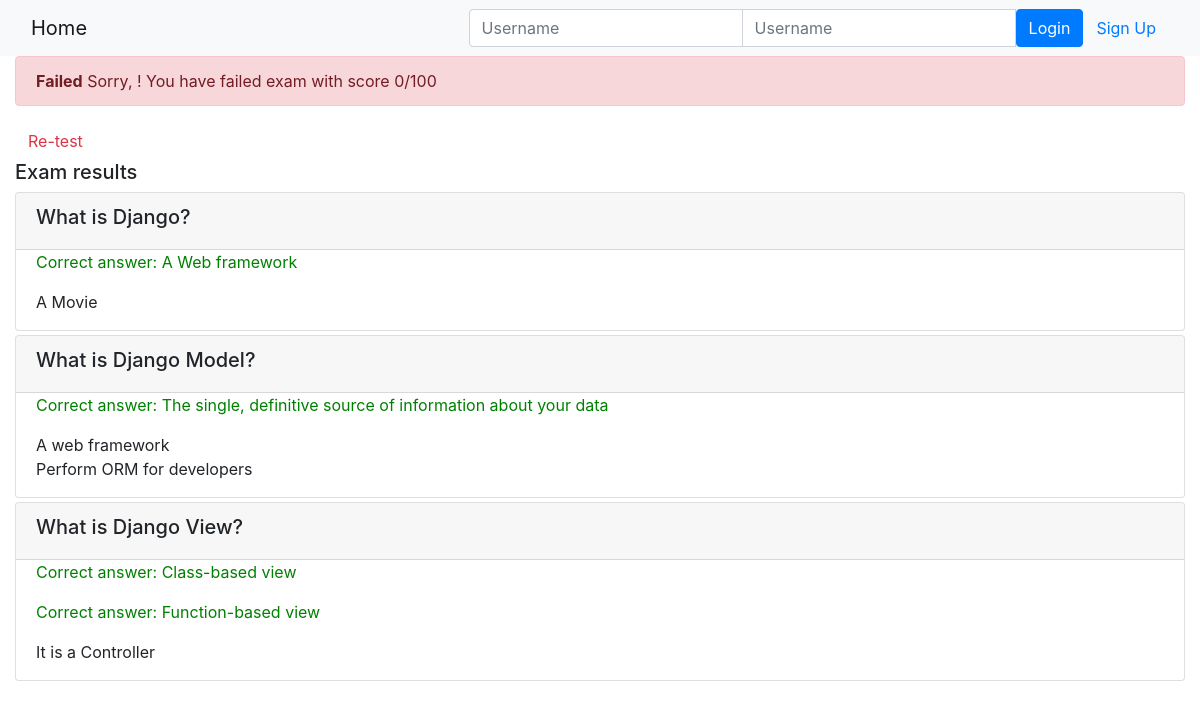
Page /onlinecourse/course/1/submission/1/result/ on the committed database.
### onlinecourse/models.py (models this page shows)
class Question(models.Model):
    course = models.ForeignKey(Course, on_delete=models.CASCADE) #
    lesson = models.OneToOneField(Lesson, on_delete=models.CASCADE)#
    question_text = models.CharField(max_length=1000)#
    grade = models.IntegerField()#
    def is_get_score(self, selected_ids):
        all_answers = self.choice_set.filter(is_correct=True).count()
        selected_correct = self.choice_set.filter(is_correct=True, id__in=selected_ids).count()
        my_choice=self.choice_set.filter(id__in=selected_ids)
        if all_answers == selected_correct:
            return True
        else:
            return False

class Choice(models.Model):
    question = models.ForeignKey(Question, on_delete=models.CASCADE)
    choice_text = models.CharField(max_length=1000)#
    is_correct = models.IntegerField()#

### onlinecourse/views.py (the view)
# urls.py: path('course/<int:course_id>/submission/<int:submission_id>/result/', views.show_exam_result, name="show_exam_result"),# added on 9 Aug 2022
def show_exam_result(request, course_id, submission_id):
    user = request.user
    course = get_object_or_404(Course, pk=course_id)
    submission = get_object_or_404(Submission, pk=submission_id)
    answer=submission.choices.all()  ## This line returns "<QuerySet [<Choice: Choice object (1)>, <Choice: Choice object (2)>]>"
    full_score,score=0,0
    for q in course.question_set.all():
        print("outside Model Ans",q.choice_set.filter(is_correct=True))
        print("outside Your Choice",q.choice_set.filter(id__in=answer))
        print("grade",q.grade)
        if q.is_get_score(answer):
            score+=q.grade
        full_score+=q.grade
        print(score,"/",full_score)
    grade=score/full_score*100
    context = {}
    context['total_score']=int(grade)
    context['course']=course
    context['submission']=submission
    return render(request, 'onlinecourse/exam_result_bootstrap.html', context)

### onlinecourse/templates/onlinecourse/exam_result_bootstrap.html (shortened to what this page needs)
<!DOCTYPE html>
<html lang="en">
<head>
    {% load static %}
    <link rel="stylesheet" href="https://maxcdn.bootstrapcdn.com/bootstrap/4.5.2/css/bootstrap.min.css">
</head>
<body>
 <nav class="navbar navbar-light bg-light">
    <div class="container-fluid">
        <div class="navbar-header">
              <a class="navbar-brand" href="{% url 'onlinecourse:index' %}">Home</a>
        </div>
        <ul class="nav navbar-nav navbar-right">
            {% if user.is_authenticated %}
            <li>
                <a class="btn btn-link" href="#">{{ user.first_name }}({{ user.username }})</a>
                <a class="btn btn-link" href="{% url 'onlinecourse:logout' %}">Logout</a>
            </li>
            {% else %}
            <li>
                <form class="form-inline" action="{% url 'onlinecourse:login' %}" method="post">
                    <div class="input-group">
                        <input type="text" class="form-control" placeholder="Username" name="username" >
                        <input type="password" class="form-control" placeholder="Username" name="psw" >
                        <button class="btn btn-primary" type="submit">Login</button>
                        <a class="btn btn-link" href="{% url 'onlinecourse:registration' %}">Sign Up</a>
                    </div>
                </form>
            </li>
            {% endif %}
        </ul>
    </div>
</nav>
<div class="container-fluid">
    {% if total_score > 80 %}
    <div class="alert alert-success">
        <b>Congratulations, {{user.first_name}}!</b> You have passed the exam and completed the course with score {{total_score}}/100
    </div>
        {% else %}
        <div class="alert alert-danger">
            <b>Failed</b> Sorry, {{user.first_name}}! You have failed exam with score {{total_score}}/100
        </div>
        <a class="btn btn-link text-danger" href="{% url 'onlinecourse:course_details' course.id %}">Re-test</a>
        {% endif %}
        <h5 class="">Exam results</h5>
        {% for question in course.question_set.all reversed%}
            <div class="card mt-1">
                <div class="card-header"><h5>{{ question.question_text}}</h5>
                </div>
                <div class="form-group">
                    {% for choice in question.choice_set.all%}
                        <div class="form-check">
                            <label class="form-check-label">
                                {%if choice.is_correct %}
                                    <p style="color:green"> Correct answer: {{ choice.choice_text }}{{submission.choice_set.id}}</p>
                                {% else %}
                                    {{ choice.choice_text }} {{submission.choice_set.id}}
                                {% endif %}
                            </label>
                        </div>
                    {% endfor %}
                </div>
            </div>
        {% endfor %}
</div>
</body>
</html>

### rows in the picture
Question: question_text "What is Django?"
Choice: choice_text "A Web framework"
Choice: choice_text "A Movie"
Question: question_text "What is Django Model?"
Choice: choice_text "The single, definitive source of information about your data"
Choice: choice_text "A web framework"
Choice: choice_text "Perform ORM for developers"
Question: question_text "What is Django View?"
Choice: choice_text "Class-based view"
Choice: choice_text "Function-based view"
Choice: choice_text "It is a Controller"

### other values in the picture
{{ total_score }} "0"
